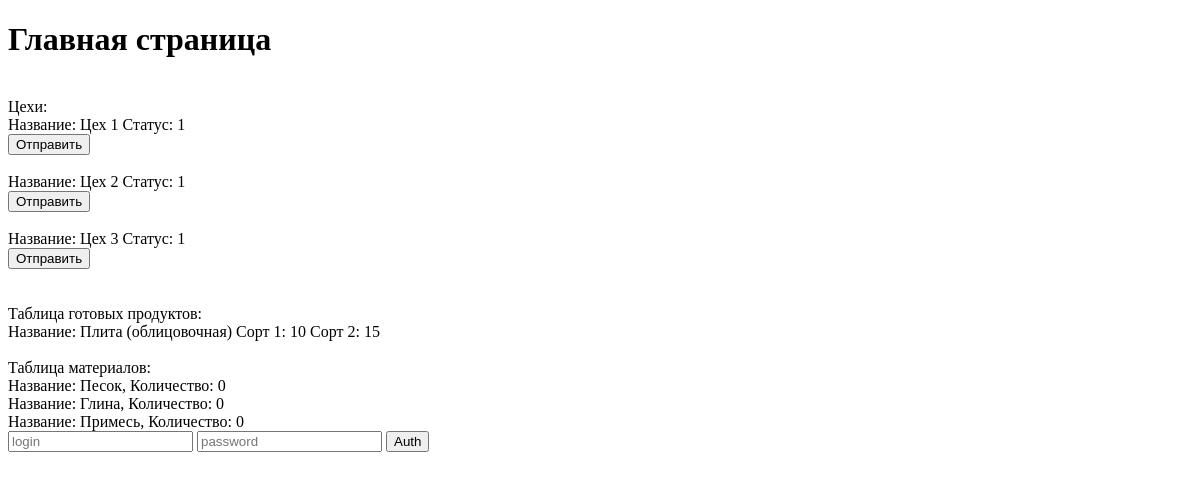
The page /Practica/index.php on the database as committed earlier.
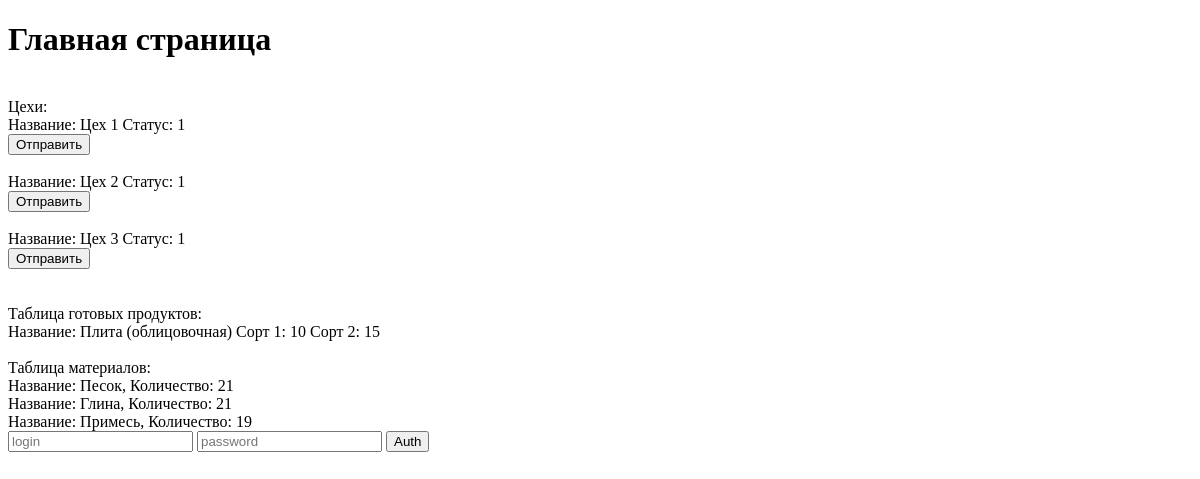
The same page on the database as committed later.
### Practica/index.php (the view, shortened to what this page needs)
<?php
require_once "connect.php"
?>
<!DOCTYPE html>
<html lang="en">
<head>
</head>
<body>
    <h1>Главная страница</h1>
    <?php
    $sql = "SELECT * FROM цеха";
    $result = $conn->query($sql);
    if ($result->num_rows > 0) {
        echo "<br>Цехи:<br>";
        while ($row = $result->fetch_assoc()) {
            $id=$row["ID"];
            echo "Название: " . $row["Наименование"] ." Статус: " . $row["ID_Статуса"] . "<form action='line.php'  method='POST'><input name='id' value='$id'  hidden></input> <button type='submith' href='line.php'>Отправить</button></form> <br> " ;
        }
    } else {
        echo "Нет данных в таблице Материалы.";
    }
$sql = "SELECT * FROM Склад_готового";
$result = $conn->query($sql);
if ($result->num_rows > 0) {
    echo "<br>Таблица готовых продуктов:<br>";
    while ($row = $result->fetch_assoc()) {
        echo "Название: " . $row["title"] ." Сорт 1: " . $row["1_Сорт"] ." Сорт 2: " . $row["2_Сорт"] . "<br> " ;
    }
} else {
    echo "Нет данных в таблице Материалы.";
}
$sql = "SELECT * FROM материалы";
$result = $conn->query($sql);
if ($result->num_rows > 0) {
    echo "<br>Таблица материалов:<br>";
    while ($row = $result->fetch_assoc()) {
        echo"Название: " . $row["Наименование"]. ", Количество: " . $row["Количество_кг"] . "<br> " ;
    }
} else {
    echo "Нет данных в таблице Материалы.";
}
    ?>
<form action="signup.php" method="post">
        <input type="text" name="login" placeholder="login">
        <input type="password" name="password" placeholder="password">
        <button type="submit">Auth</button>
    </form>
</body>
</html>

Rows that differ between the two databases and show on the page:
changed материалы "Песок": Количество_кг "0" → "21"
changed материалы "Глина": Количество_кг "0" → "21"
changed материалы "Примесь": Количество_кг "0" → "19"
